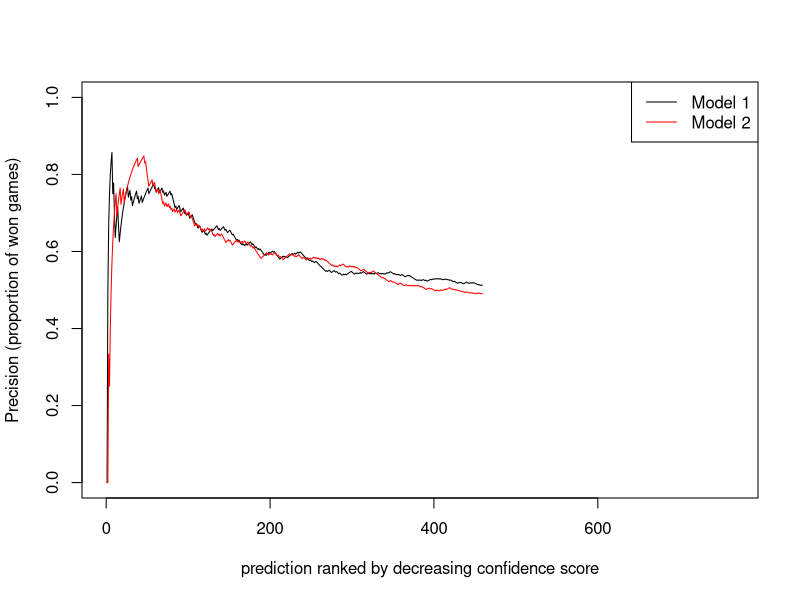

Recreate this plot in R.
# setwd("/project/smml/WS1415")
#################
# Preparing data
#################
tab = read.csv("dataset/11-football.csv")

# number the days
tab$day = as.integer(factor(with(tab, paste(season, sprintf("%02d", matchday), sep="_"))))

# we focus on predicting the outcome: win, draw, or lose
tab$outcome = with(tab, ifelse(homegoals>guestgoals, "win", ifelse(homegoals==guestgoals, "draw", "lose") ))
# predictions will be made from minday on
minday = max(tab$day) - 50

#################
# GLM fitting functions
#################
# create data frame for GLM fit 
makeDf = function(data){
  y = c(data$homegoals, data$guestgoals)
  x1 = c(as.character(data$home), as.character(data$guest))
  x2 = c(as.character(data$guest), as.character(data$home))
  data.frame(y, x1, x2)
}

# prediction of goals for GLM fit
py_given_x1_x2  = function(y, x1, x2, fit){
  loglambda_hat = predict(fit, newdata=data.frame(x1=x1, x2=x2))
  dpois(y, exp(loglambda_hat))
}

# prediction of win, draw, lose probabilities for GLM fit
predictProbs <- function (pred_match, data, model=2, score=expand.grid(y1=0:15, y2=0:15)){
  df = makeDf(data)
  if(model==0) fit = glm(y ~ 1, family=poisson, data=df)
  if(model==1) fit = glm(y ~ x1, family=poisson, data=df)
  if(model==2) fit = glm(y ~ x1 + x2, family=poisson, data=df)
  probs = sapply(
    1:nrow(pred_match),
    function(i){
      x1 = as.character(pred_match[i,1])
      x2 = as.character(pred_match[i,2])
      ## for a match with a new team, equal probs of outcomes
      ## (feel free to make this more clever)
      if(!((x1 %in% levels(factor(df$x1))) & (x2 %in% levels(factor(df$x2))))) {
        return (c(win=1/3, draw=1/3, lose=1/3))
      }
      phat = with(score,
                  py_given_x1_x2(y1, x1, x2, fit) *
                    py_given_x1_x2(y2, x2, x1, fit)
      )
      c(
        win = sum(phat[score$y1>score$y2]),
        draw = sum(phat[score$y1==score$y2]),
        lose = sum(phat[score$y1<score$y2])
      )
    }
  )
  t(probs)
}

## predictions of next day match from minday to last day
outcomeConfidence = function(model, minday, tab){
  probs = as.data.frame(matrix(NA, nrow=nrow(tab), ncol=3))
  
  for(d in minday:max(tab$day)){
    tab_past = subset(tab, day<d)
    pred_row = which(tab$day==d)
    pred_match = tab[pred_row, c("home", "guest"), drop=FALSE]
    probs[pred_row, ] = predictProbs(pred_match, tab_past, model=model)  
  }
  colnames(probs) = c("win", "draw", "lose")
  
  data.frame(
    pred_outcome = colnames(probs) [apply(probs, 1, function(x) if(any(is.na(x))) {NA} else {which.max(x)})],
    pred_confidence = apply(probs, 1, max)
  )
}

#################
# fitting and evaluation
#################
## predictions and confidence scores for model 1 and model 2 
oc1 = outcomeConfidence(1, minday, tab)
oc2 = outcomeConfidence(2, minday, tab)

## number of correct predictions: this is the value to perform best on
sum(oc1$pred_outcome==tab$outcome, na.rm=TRUE)
sum(oc2$pred_outcome==tab$outcome, na.rm=TRUE)


## getting more insights: confusion table
table(tab$outcome, oc1$pred_outcome)
table(tab$outcome, oc2$pred_outcome)


## getting more insights: precisions  (proportion of true positives) vs ranked predictions
getPrecision = function(oc, tab){
  oc$tp = tab$outcome == oc$pred_outcome
  oco = oc[order(oc$pred_confidence, decreasing=TRUE), ]
  oco$pr = cumsum(oco$tp)/1:nrow(oco)
  oco
}

oc1o = getPrecision (oc1, tab)
oc2o = getPrecision (oc2, tab)

plot(oc1o$pr, ylim=c(0,1), type="l", xlab="prediction ranked by decreasing confidence score", ylab="Precision (proportion of won games)")
lines(oc2o$pr, col="red")
legend("topright", col=c("black", "red"), lty=1, legend=c("Model 1", "Model 2"))